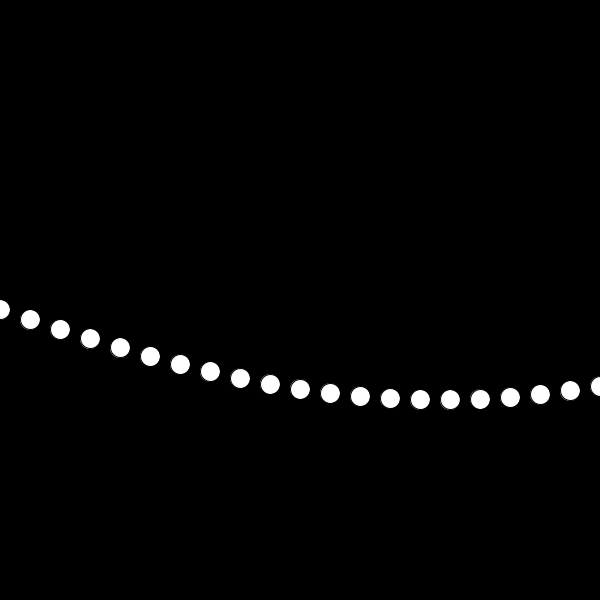
Frame 1 (no input)
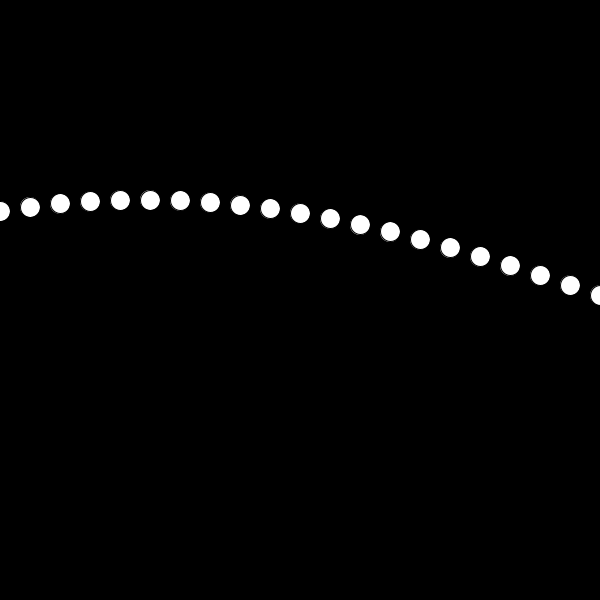
Frame 60 (the mouse pressed at the canvas centre just before this capture)
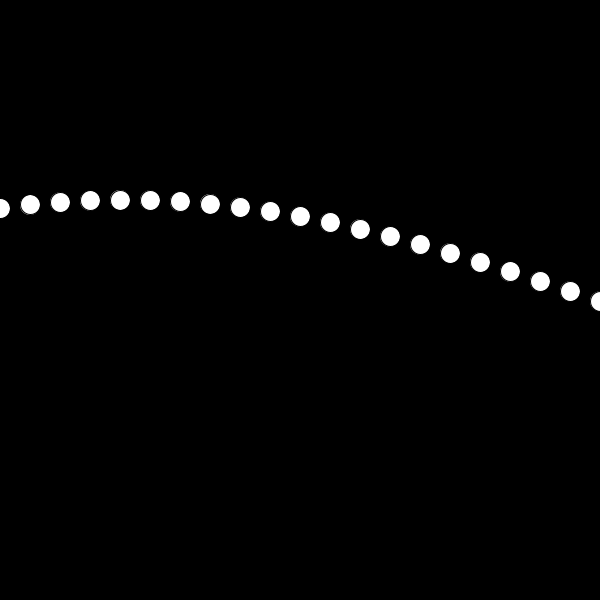
Frame 120 (the mouse held since frame 60 and released just before this capture)

The Processing sketch that drew these frames (run headless with seeded random() and noise(); from frame 60 on, the mouse is pressed at the canvas centre):

// Processing sketch: sketch_3
// ── sketch_3.pde
/* 
the program below draws three circles whose oscillation 
is slightly off from one another. 

instead of drawing the circles one by one, create a loop 
that will draw 30 circles to the canvas to create the 
wave pattern as shown in the example gif. use the iteration
variable (e.g. 'i') from your loop to adjust the beginning 
angle of each circle and space them out over the x-axis. 
finally, adjust the amplitude so that the wave goes from 
the top of the canvas to the bottom.
*/

float angle = 0.0;
float offset;
float amplitude = width;
float speed = 0.1;


void setup() {
 size(600, 600);
 offset = height/2;
}

void draw() {
 background(0);
  angle += speed;

 //float y1 = offset + sin(angle) * amplitude;
 //float y2 = offset + sin(angle + 0.4) * amplitude;
 //float y3 = offset + sin(angle + 0.8) * amplitude;
 
 for (int i = 0; i <= width; i += 30){
    float y1 = offset + sin(angle) * amplitude;
    //float y = map(sin(angle), -1,1,0,height);
    ellipse(i , y1, 20, 20);
    angle += 0.1;
 }

 //ellipse(10, y1, 20, 20);
 //ellipse(30, y2, 20, 20);
 //ellipse(50, y3, 20, 20);

 //angle += speed;
}
